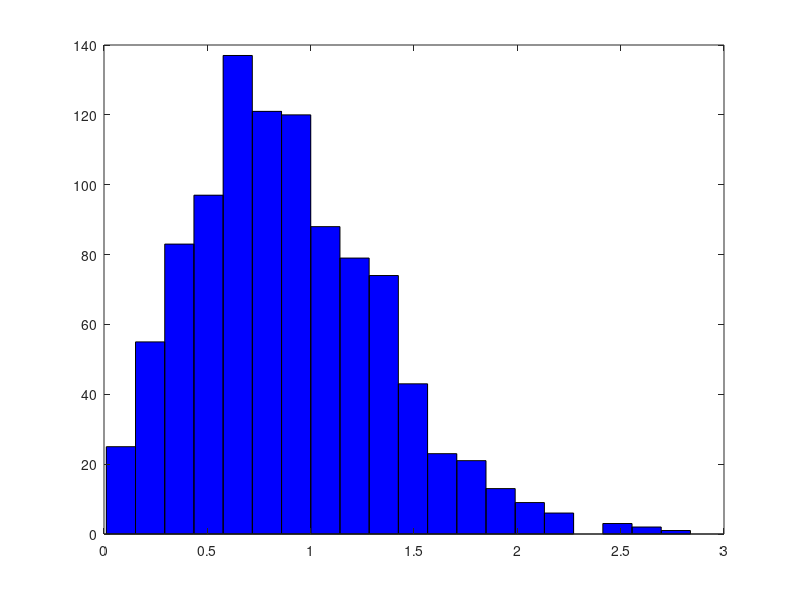

MATLAB code to generate this figure: (Note: this script raises an error after producing the figure.)
% matlab example #11
% illustrate central limit theorem

clc
clear all
close all hidden
format short 

% assume underlying distribution is Weibull
N = 1000;
R = wblrnd(1,2,N,1); 
figure(1)
histfit(R,20,'wbl')
trumean=mean(R)

% draw Ns samples from Exponential and compute mean 
% repeat Nt times and plot histogram of mean estimates
Nsv=[2,5,10,100]
 Nt=1000
for i=1:length(Nsv)
    Ns=Nsv(i)
for j=1:Nt
muest(j) = mean(wblrnd(1,2,Ns,1)); 
end

figure(2)
subplot(2,2,i)
histfit(muest,20,'Normal')
estmean=mean(muest)

end

% now assume underlying distribution is exponential
figure(3)
R = exprnd(10,N,1); 
histfit(R,20,'exp')
trumean=mean(R)

% draw Ns samples from Exponential and compute mean 
% repeat Nt times and plot histogram of mean estimates
for i=1:length(Nsv)
    Ns=Nsv(i)
for j=1:Nt
muest(j) = mean(exprnd(10,Ns,1)); 
end

figure(4)
subplot(2,2,i)
histfit(muest,20,'Normal')
estmean=mean(muest)

end
